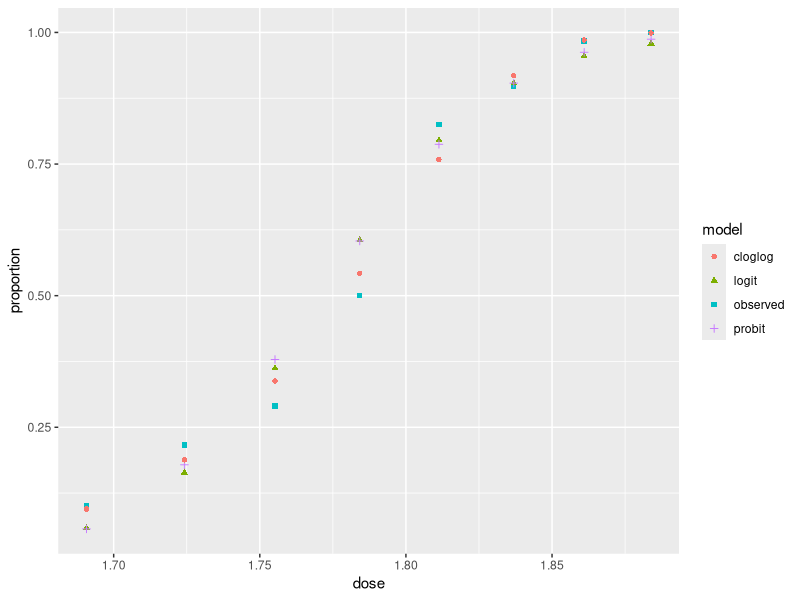

Reproduce this figure in R.
#### Logit, Probit, cloglog Model ####
## Our data frame
Data <- data.frame(Kill = c(6, 13, 18, 28, 52, 53, 61, 60),
                   NotKill = c(53, 47, 44, 28, 11, 6, 1, 0),
                   dose = c(1.6907, 1.7242, 1.7552, 1.7842, 1.8113, 1.8369, 1.8610, 1.8839))
## Fit models
Logit <- glm(cbind(Kill, NotKill) ~ dose, data = Data, 
             family = binomial(link = "logit"))
Probit <- glm(cbind(Kill, NotKill) ~ dose, data = Data, 
              family = binomial(link = "probit"))
Cloglog <- glm(cbind(Kill, NotKill) ~ dose, data = Data, 
               family = binomial(link = "cloglog"))
## Sample proportions versus predicted proportions
Pred <- data.frame(proportion = c(Data$Kill / (Data$Kill + Data$NotKill),
                                  predict(Logit, type = "response"),
                                  predict(Probit, type = "response"),
                                  predict(Cloglog, type = "response")),
                   model = rep(c("observed", "logit", "probit", "cloglog"), each = 8),
                   dose = rep(Data$dose, times = 4))
library(ggplot2)
ggplot(Pred, aes(x = dose, y = proportion, shape = model, color = model)) + geom_point()
## Compare information criteria
c(AIC(Logit), AIC(Probit), AIC(Cloglog))
c(BIC(Logit), BIC(Probit), BIC(Cloglog))


#### Conditional logit model ####
## Generate Fake data
K <- 500
Y <- NULL
X <- NULL
Z <- NULL
Data <- array(data = 0,
              dim = c(2, 2, K))
betaX <- 0.5
set.seed(12345)
for(i in 1 : K){
    betaZ <- ifelse(i == 1, 0, rnorm(1))
    prob1 <- plogis(-0.5 + betaX + betaZ) # First
    prob2 <- plogis(-0.5 + betaZ) # Second
    NewY <- c(rbinom(n = 1, size = 1, prob = prob1),
              rbinom(n = 1, size = 1, prob = prob2))
    Y <- c(Y,
           NewY)
    X <- c(X, c(1, 0)) 
    Z <- c(Z, c(i, i)) 
    NewTable <- matrix(0, 2, 2)
    if(NewY[1] == 1){
        NewTable[1, 1] <- 1
    } else {
        NewTable[1, 2] <- 1
    }
    if(NewY[2] == 1){
        NewTable[2, 1] <- 1
    } else {
        NewTable[2, 2] <- 1
    }
    Data[, , i] <- NewTable
}
## Conditional maximum likelihood
library(survival)
clogit(Y ~ X + strata(Z))
## Compare to MLE
glm(Y ~ X + factor(Z), family = binomial())
